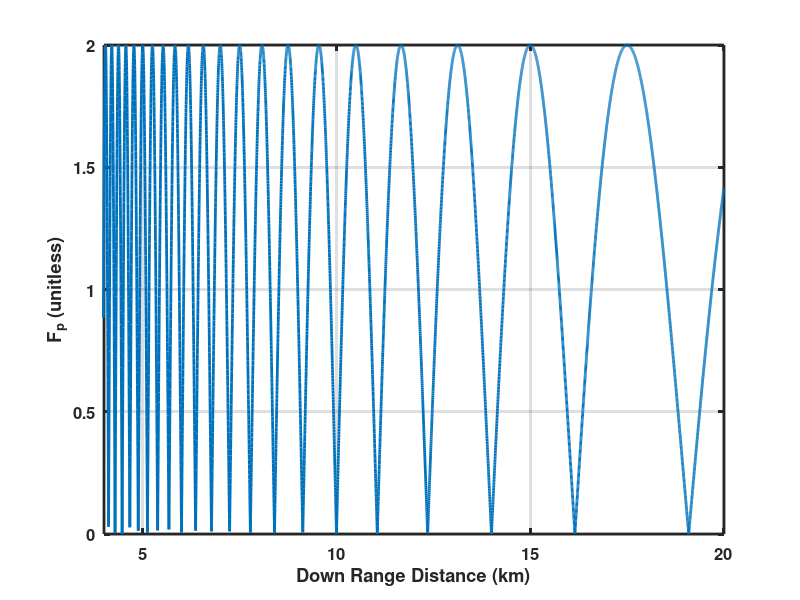

This chart was generated by the following MATLAB code:
function plotMultipathExample(varargin)

saveFigs = 0;

if (nargin == 1)
    saveFigs = varargin{1};
end

re = 6371000*4/3;
h1 = 30;
h2 = 10;
r4 = linspace(1000,20000,10000);

h2 = 15 - r4/(2*re);

r1 = sqrt(r4.^2 + (h1-h2).^2);
r23 = sqrt(r4.^2 + (h1+h2).^2);

lambda = 3e8/35e9;
k = 2*pi/lambda;

value = abs(exp(1j*k*r1) + exp(1j*k*(r23)));


h = figure;
plot(r4/1000,value,'LineWidth',2);
grid on
xlabel('Down Range Distance (km)')
ylabel('F_p (unitless)');
xlim([4 20])
set(gca,'LineWidth',2)
set(gca,'FontSize',12)
set(gca,'FontWeight','bold')

if(saveFigs == 1)
    saveas(h,'two_ray_multipath_results','png')
end